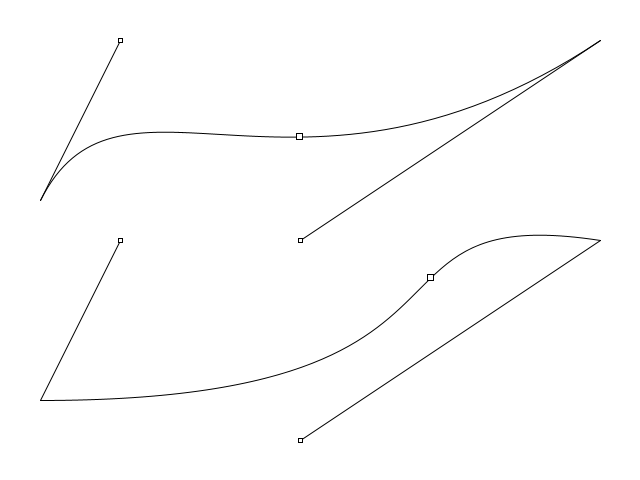
Frame 1 (no input)
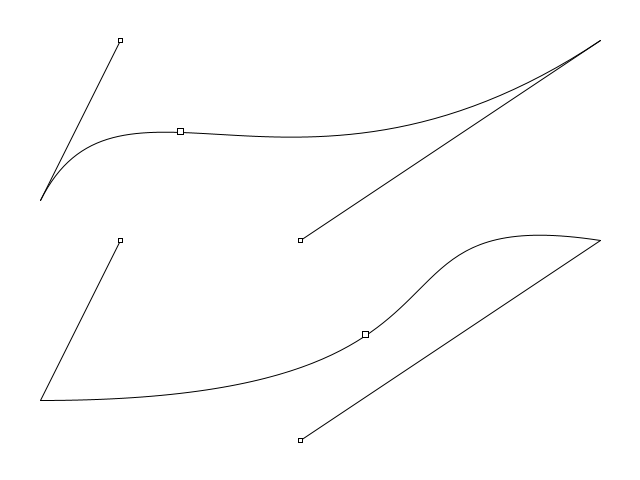
Frame 60 (the mouse pressed at the canvas centre just before this capture)
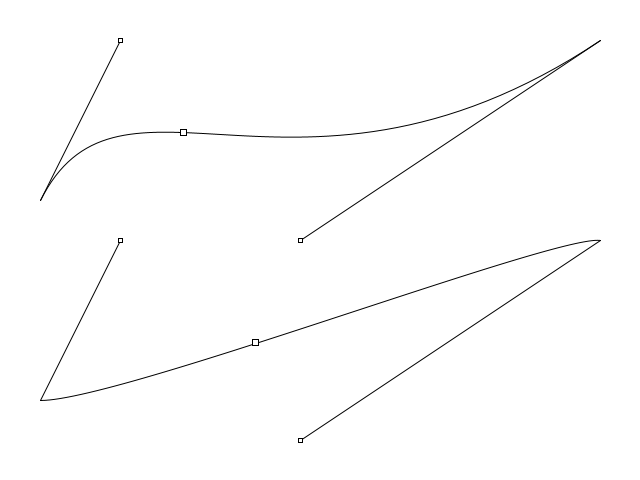
Frame 120 (the mouse held since frame 60 and released just before this capture)

The Processing sketch that drew these frames (run headless with seeded random() and noise(); from frame 60 on, the mouse is pressed at the canvas centre):

// Processing sketch: sketch_10_calculating_points_on_a_curve
// ── sketch_10_calculating_points_on_a_curve.pde
float noiseOffset;

void setup() {
    size( 640, 480 );
    smooth();

    noiseOffset = 0.0;
    rectMode( CENTER );
}

void draw() {
    noiseOffset += 0.01;
    background( 255 );

    // Bezier curve
    stroke( 0 );
    noFill();
    bezier( 40, 200, 120, 40, 300, 240, 600, 40 );
    line( 40, 200, 120, 40);
    line( 600, 40, 300, 240 );

    fill( 255 );
    rect( 120, 40, 4, 4 );
    rect( 300, 240, 4, 4 );

    float n = noise( noiseOffset );

    float x = bezierPoint( 40, 120, 300, 600, n );
    float y = bezierPoint( 200, 40, 240, 40, n );

    stroke( 0 );
    rect( x, y, 6, 6 );

    float t = map( mouseX, 0, width, -5.0, 5.0 );
    curveTightness( t );

    // Catmull-Rom spline
    stroke( 0 );
    noFill();
    curve( 120, 240, 40, 400, 600, 240, 300, 440 );

    fill( 255, 0, 0 );
    line( 120, 240, 40, 400 );
    line( 600, 240, 300, 440 );

    fill( 255 );
    rect( 120, 240, 4, 4 );
    rect( 300, 440, 4, 4 );

    x = curvePoint( 120, 40, 600, 300, n );
    y = curvePoint( 240, 400, 240, 440, n );

    stroke( 0 );
    rect( x, y, 6, 6 );

}
